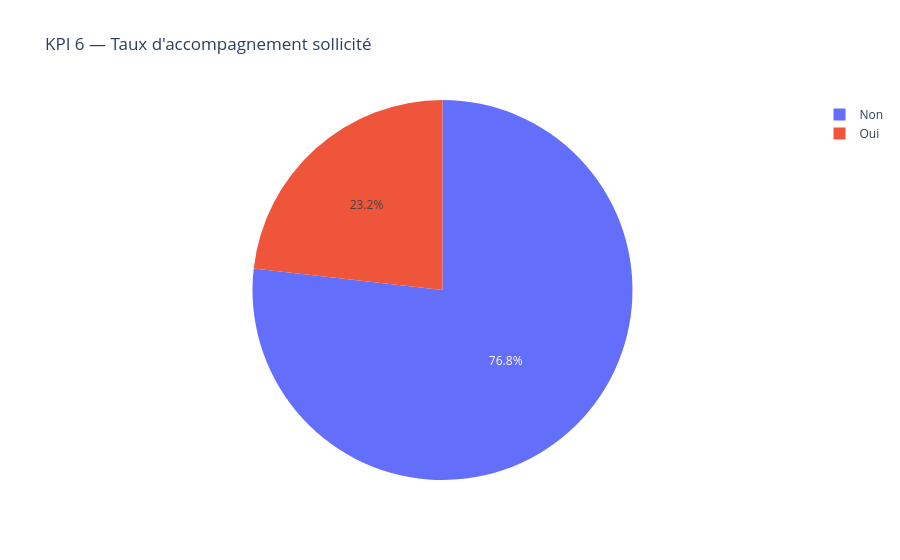

The notebook cell this image was saved under:
### Markdown cell above
### KPI 6 — Taux et type d'accompagnement sollicité

⚠️ Remarque : la colonne `typeAccompagnement` contient presque toujours "Suppression"
(même quand `accompagnement` = "Non"), car la suppression du contenu est l'action de
base d'EMC Helpline, indépendante de la demande d'accompagnement juridique/psychologique.
Le taux ci-dessous porte donc sur `accompagnement` (Oui/Non), et le détail juridique/psychique
est affiché séparément.

### Code cell
accomp_pct = df["accompagnement"].value_counts(normalize=True).mul(100).round(1)
print("Taux d'accompagnement (Oui/Non) :")
print(accomp_pct)
print()
print("Détail par type (%, sur l'ensemble des signalements) :")
for t in types_possibles:
    print(f"  {t} : {df[f'accomp_{t.lower()}'].mean() * 100:.1f} %")

fig6 = px.pie(df, names="accompagnement", title="KPI 6 — Taux d'accompagnement sollicité")
fig6.show()

### Figure 1 — Plotly figure (JSON) as saved in the notebook; plotly's stock layout.template omitted (floating-point values rounded to 4 significant figures; data arrays with more than 128 entries replaced by an {"elided": "..."} marker saying what was removed)
{"data": [{"domain": {"x": [0, 1], "y": [0, 1]}, "hovertemplate": "accompagnement=%{label}<extra></extra>", "labels": {"elided": "138 str values"}, "legendgroup": "", "name": "", "showlegend": true, "type": "pie"}], "layout": {"legend": {"tracegroupgap": 0}, "title": {"text": "KPI 6 — Taux d'accompagnement sollicité"}}}
